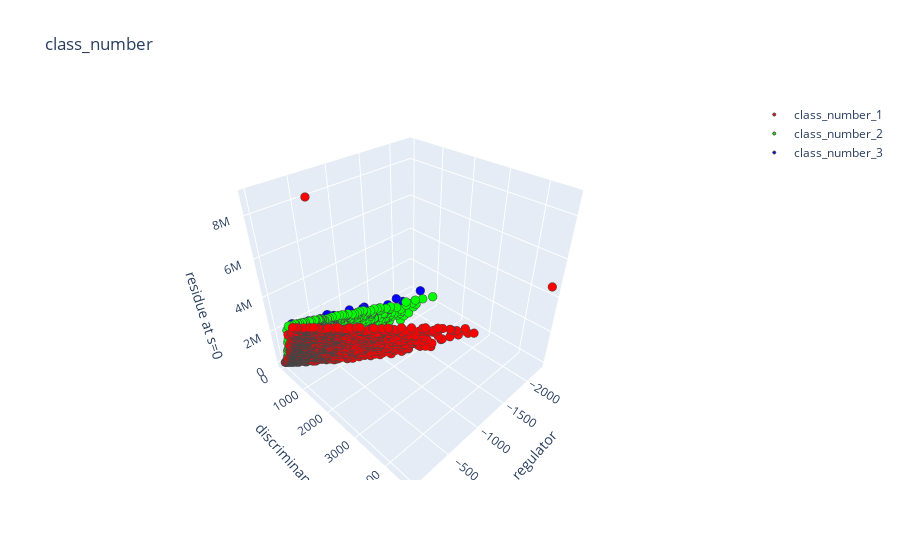

The notebook cell this image was saved under:
### Markdown cell above
## Visualization

### Code cell
df_plot = df_all.sample(6000)

dr1 = go.Scatter3d(
    x=df_plot[df_plot['class_number'] == NEW_CLASS_NAME_ONE]['res_s=0'],
    y=df_plot[df_plot['class_number'] == NEW_CLASS_NAME_ONE]['regulator'],
    z=df_plot[df_plot['class_number'] == NEW_CLASS_NAME_ONE]['discriminant'],
    mode='markers',
    marker = dict(size=3,
                  color='rgb(255,0,0)',
                  line=dict(width=1)),
    name ='class_number_1'
)
dr2 = go.Scatter3d(
    x=df_plot[df_plot['class_number'] == NEW_CLASS_NAME_TWO]['res_s=0'],
    y=df_plot[df_plot['class_number'] == NEW_CLASS_NAME_TWO]['regulator'],
    z=df_plot[df_plot['class_number'] == NEW_CLASS_NAME_TWO]['discriminant'],
    mode='markers',
    marker = dict(size=3,
                  color='rgb(0,255,0)',
                  line=dict(width=1)),
    name ='class_number_2'
)
dr3 = go.Scatter3d(
    x=df_plot[df_plot['class_number'] == NEW_CLASS_NAME_THREE]['res_s=0'],
    y=df_plot[df_plot['class_number'] == NEW_CLASS_NAME_THREE]['regulator'],
    z=df_plot[df_plot['class_number'] == NEW_CLASS_NAME_THREE]['discriminant'],
    mode='markers',
    marker = dict(size=3,
                  color='rgb(0,0,255)',
                  line=dict(width=1)),
    name ='class_number_3'
)

data = [dr1, dr2, dr3]
layout = go.Layout(
    title='class_number',
    scene = dict(
        xaxis = dict(title='regulator'),
        yaxis = dict(title='discriminant'),
        zaxis = dict(title='residue at s=0'),)
)
fig = go.Figure(data=data, layout=layout)
py.iplot(fig, filename='class_number')

### Figure 1 — Plotly figure (JSON) as saved in the notebook; plotly's stock layout.template omitted (floating-point values rounded to 4 significant figures; data arrays with more than 128 entries replaced by an {"elided": "..."} marker saying what was removed)
{"data": [{"marker": {"color": "rgb(255,0,0)", "line": {"width": 1}, "size": 3}, "mode": "markers", "name": "class_number_1", "type": "scatter3d", "x": {"elided": "1550 float values"}, "y": {"elided": "1550 float values"}, "z": {"elided": "1550 int values"}}, {"marker": {"color": "rgb(0,255,0)", "line": {"width": 1}, "size": 3}, "mode": "markers", "name": "class_number_2", "type": "scatter3d", "x": {"elided": "1569 float values"}, "y": {"elided": "1569 float values"}, "z": {"elided": "1569 int values"}}, {"marker": {"color": "rgb(0,0,255)", "line": {"width": 1}, "size": 3}, "mode": "markers", "name": "class_number_3", "type": "scatter3d", "x": {"elided": "208 float values"}, "y": {"elided": "208 float values"}, "z": {"elided": "208 int values"}}], "layout": {"scene": {"xaxis": {"title": {"text": "regulator"}}, "yaxis": {"title": {"text": "discriminant"}}, "zaxis": {"title": {"text": "residue at s=0"}}}, "title": {"text": "class_number"}}}
